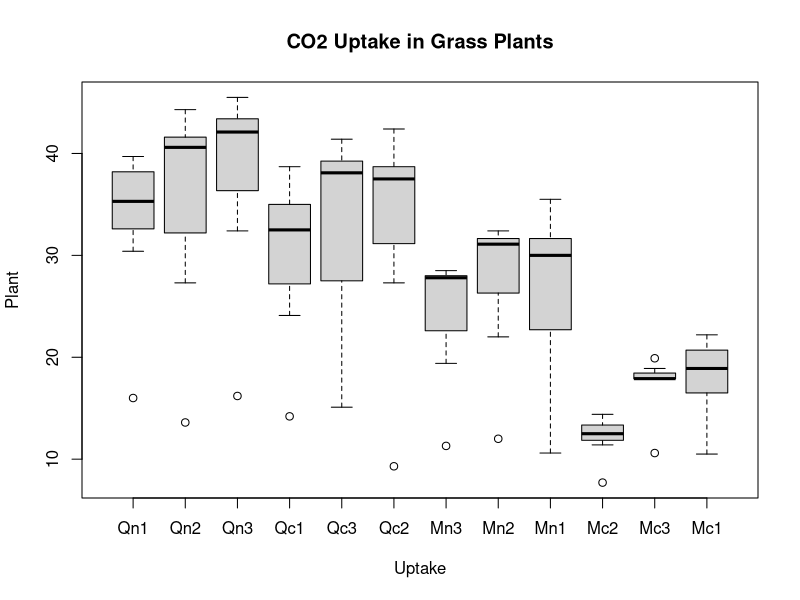
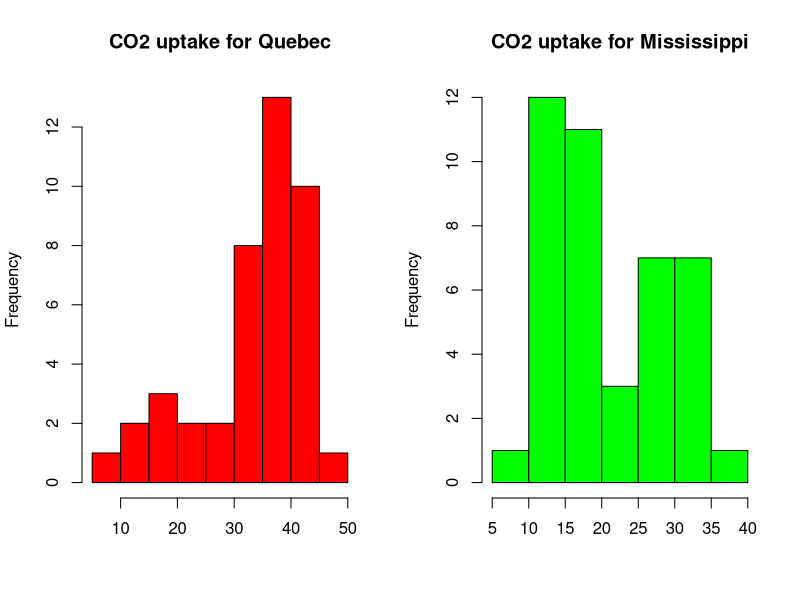

Generate these figures, in order, with R:
?co2

head(CO2, 6)

boxplot(uptake ~ Plant, data = CO2, xlab = "Uptake",
   ylab = "Plant", main = "CO2 Uptake in Grass Plants")

par(mfrow = c(1,2))


hist(CO2$uptake[CO2$Type == "Quebec"],
    breaks = 9,    # suggestion for the number of bars
    main = "CO2 uptake for Quebec", 
    xlab = "",
    col = "red"
)

hist(CO2$uptake[CO2$Type == "Mississippi"],
    breaks = 9,    # suggestion for the number of bars
    main = "CO2 uptake for Mississippi", 
    xlab = "",
    col = "green"
)

par(mfrow = c(1,1))

summary(CO2$uptake[CO2$Type == "Mississippi"])
summary(CO2$uptake[CO2$Type == "Quebec"])